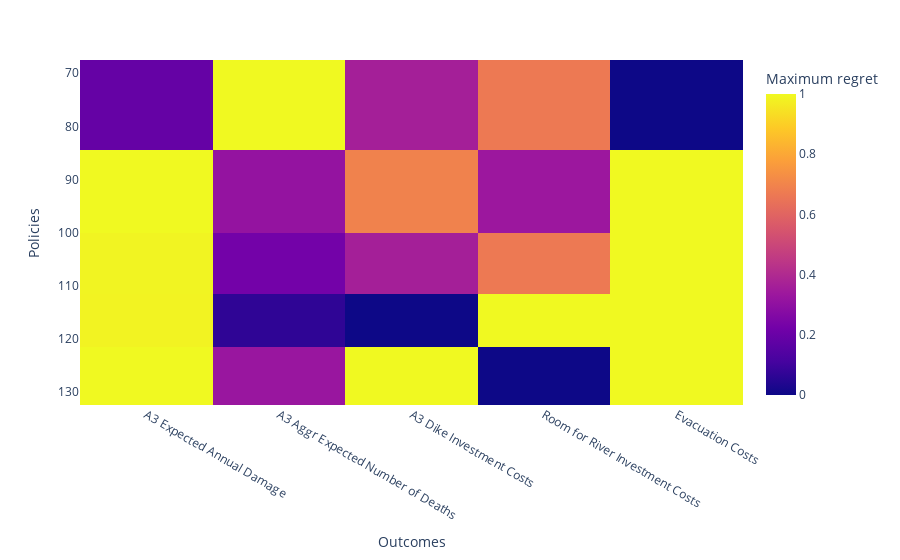

Notebook source saved alongside this figure:
### Code cell
fig4 = px.imshow(max_regret/max_regret.max(), labels=dict(x="Outcomes", y = "Policies", color = "Maximum regret"))
fig4.show()
fig4.write_image("./plots/MaxRegret_dike3_iter1.png")

### Figure 1 — Plotly figure (JSON) as saved in the notebook; plotly's stock layout.template omitted (floating-point values rounded to 4 significant figures)
{"data": [{"coloraxis": "coloraxis", "hovertemplate": "Outcomes: %{x}<br>Policies: %{y}<br>Maximum regret: %{z}<extra></extra>", "name": "0", "type": "heatmap", "x": ["A3 Expected Annual Damage", "A3 Aggr Expected Number of Deaths", "A3 Dike Investment Costs", "Room for River Investment Costs", "Evacuation Costs"], "xaxis": "x", "y": [76, 93, 107, 116, 127], "yaxis": "y", "z": [[0.1891, 1, 0.3613, 0.6667, 0], [1, 0.312, 0.6939, 0.3333, 1], [0.9881, 0.2252, 0.3613, 0.6667, 1], [0.9867, 0.06644, 0, 1, 1], [1, 0.3264, 1, 0, 1]]}], "layout": {"coloraxis": {"colorbar": {"title": {"text": "Maximum regret"}}, "colorscale": [[0, "#0d0887"], [0.1111, "#46039f"], [0.2222, "#7201a8"], [0.3333, "#9c179e"], [0.4444, "#bd3786"], [0.5556, "#d8576b"], [0.6667, "#ed7953"], [0.7778, "#fb9f3a"], [0.8889, "#fdca26"], [1, "#f0f921"]]}, "margin": {"t": 60}, "xaxis": {"anchor": "y", "constrain": "domain", "domain": [0, 1], "scaleanchor": "y", "title": {"text": "Outcomes"}}, "yaxis": {"anchor": "x", "autorange": "reversed", "constrain": "domain", "domain": [0, 1], "title": {"text": "Policies"}}}}
